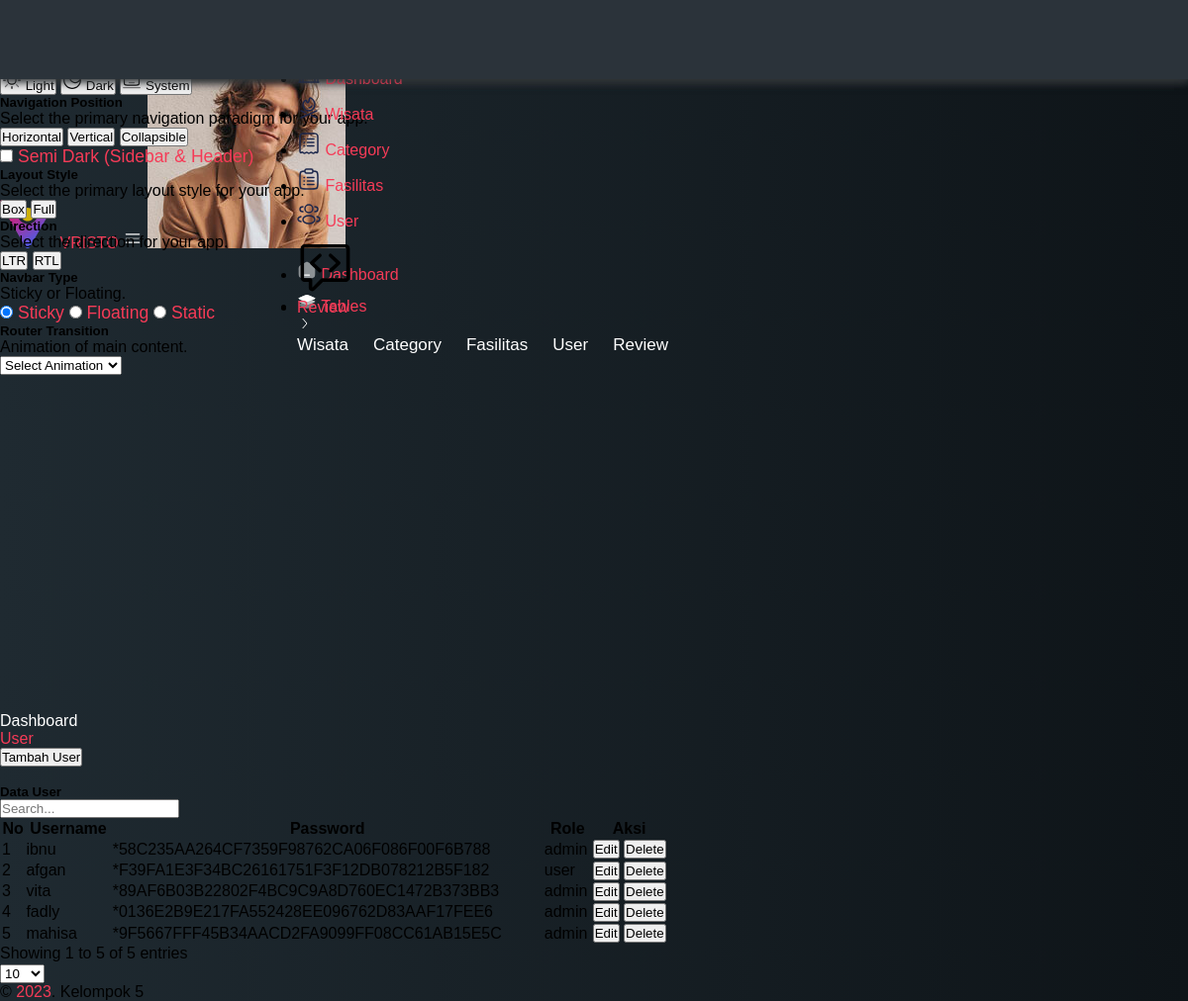
The page /admin/user.php on the database as committed earlier.
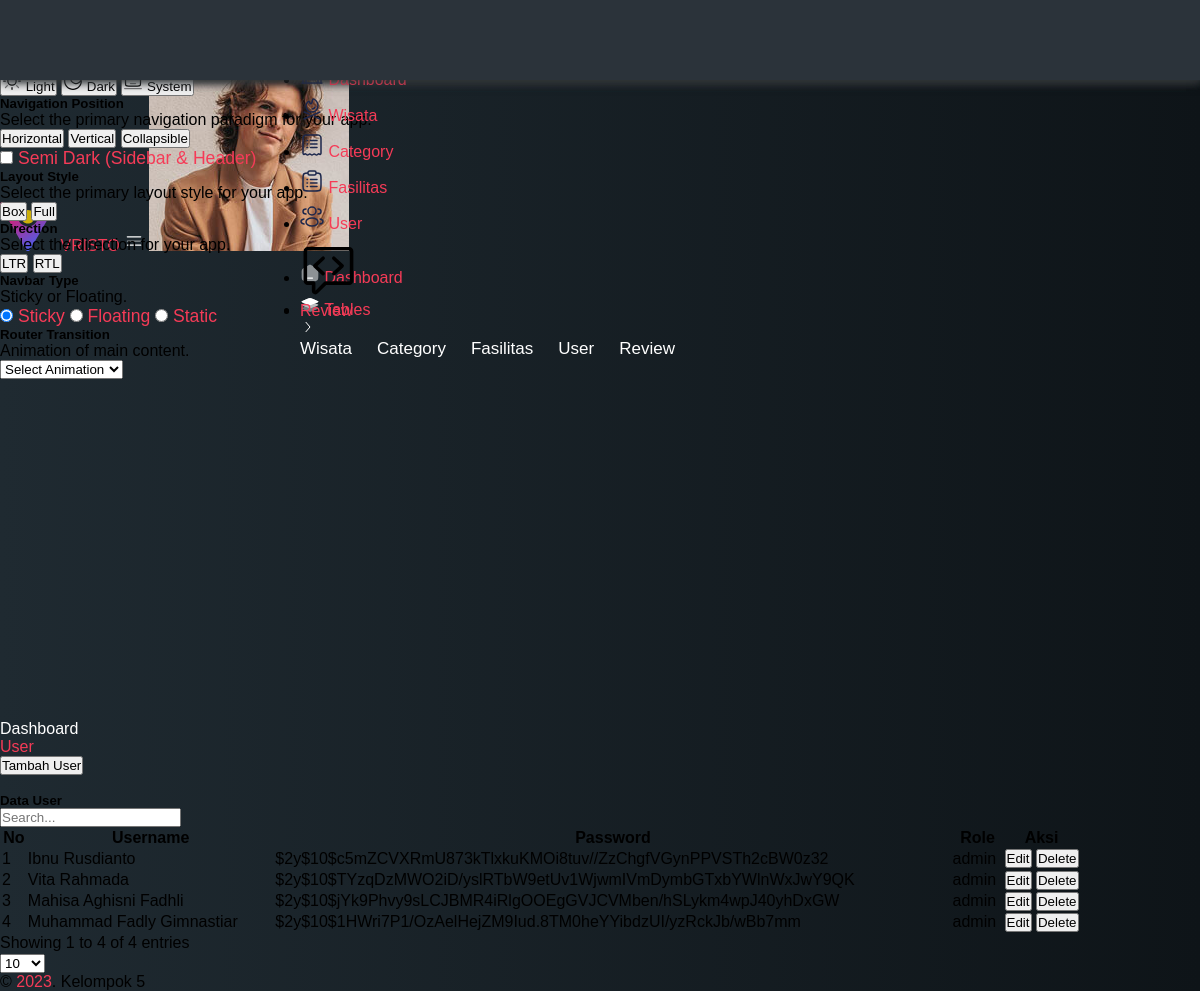
The same page on the database as committed later.
### tables this page shows
CREATE TABLE `user` (
  `id` int(11) NOT NULL,
  `username` varchar(50) NOT NULL,
  `password` varchar(255) NOT NULL,
  `role` enum('admin','user') NOT NULL,
  `last_registered` datetime DEFAULT current_timestamp(),
  `img` varchar(255) DEFAULT 'default.jpg',
  `location` varchar(255) DEFAULT NULL,
  `last_activity` datetime DEFAULT current_timestamp() ON UPDATE current_timestamp()
);

### admin/user.php (the view, shortened to what the rows shown need)
<?php
include "proses-user.php";
?>
<!DOCTYPE html>
<html lang="en">
<head>
    <link rel="stylesheet" type="text/css" media="screen" href="assets/css/perfect-scrollbar.min.css" />
    <link rel="stylesheet" href="assets/css/highlight.min.css" />
    <link rel="stylesheet" type="text/css" media="screen" href="assets/css/style.css" />
    <link defer rel="stylesheet" type="text/css" media="screen" href="assets/css/animate.css" />
</head>
<body x-data="main" class="relative overflow-x-hidden font-nunito text-sm font-normal antialiased" :class="[ $store.app.sidebar ? 'toggle-sidebar' : '', $store.app.theme, $store.app.menu, $store.app.layout,$store.app.rtlClass]">
    <div class="main-container min-h-screen text-black dark:text-white-dark" :class="[$store.app.navbar]">
        <div class="main-content">
            <div class="animate__animated p-6" :class="[$store.app.animation]">
                <div x-data="modal" class="mb-5">
                    <div x-data="striped">
                        <div class="panel mt-3">
                            <table id="tableAll" class="table-striped table-hover table-bordered table-compact">
                                <thead>
                                    <tr>
                                        <th>No</th>
                                        <th>Username</th>
                                        <th>Password</th>
                                        <th>Role</th>
                                        <th>Aksi</th>
                                    </tr>
                                </thead>
                                <tbody>
                                    <?php
                                    $datauser = mysqli_query($conn, "SELECT * FROM user");
                                    $i = 1;
                                    while ($ambildata = mysqli_fetch_array($datauser)) {
                                        $user = $ambildata['username'];
                                        $password = $ambildata['password'];
                                        $role = $ambildata['role'];
                                        $aksi = $ambildata['id'];
                                    ?>
                                        <tr>
                                            <td style="width: 10px"><?= $i++; ?></td>
                                            <td><?= $user; ?></td>
                                            <td><?= $password; ?></td>
                                            <td><?= $role; ?></td>
                                            <td class="flex flex-wrap gap-2">
                                                <button type="button" class="btn btn-warning btn-sm" x-on:click="open = <?= $aksi; ?>">Edit</button>
                                                <button type="button" class="btn btn-danger btn-sm" onclick="deleteItem(<?= $aksi; ?>)">Delete</button>
                                            </td>
                                        </tr>
                                    <?php
                                    };
                                    ?>
                                </tbody>
                            </table>
                        </div>
                    </div>
                </div>
            </div>
        </div>
    </div>
</body>
</html>

Rows that differ between the two databases and show on the page:
removed user: username "ibnu", password "*58C235AA264CF7359F98762CA06F086F00F6B788", role "admin"
removed user: username "afgan", password "*F39FA1E3F34BC26161751F3F12DB078212B5F182", role "user"
removed user: username "vita", password "*89AF6B03B22802F4BC9C9A8D760EC1472B373BB3", role "admin"
removed user: username "fadly", password "*0136E2B9E217FA552428EE096762D83AAF17FEE6", role "admin"
removed user: username "mahisa", password "*9F5667FFF45B34AACD2FA9099FF08CC61AB15E5C", role "admin"
added user: username "Ibnu Rusdianto", password "$2y$10$c5mZCVXRmU873kTlxkuKMOi8tuv//ZzChgfVGynPPVSTh2cBW0z32", role "admin"
added user: username "Vita Rahmada", password "$2y$10$TYzqDzMWO2iD/yslRTbW9etUv1WjwmIVmDymbGTxbYWlnWxJwY9QK", role "admin"
added user: username "Mahisa Aghisni Fadhli", password "$2y$10$jYk9Phvy9sLCJBMR4iRlgOOEgGVJCVMben/hSLykm4wpJ40yhDxGW", role "admin"
added user: username "Muhammad Fadly Gimnastiar", password "$2y$10$1HWri7P1/OzAelHejZM9Iud.8TM0heYYibdzUI/yzRckJb/wBb7mm", role "admin"
Other text that changed with them:
text written by a page script: "Showing 1 to 5 of 5 entries" → "Showing 1 to 4 of 4 entries"
